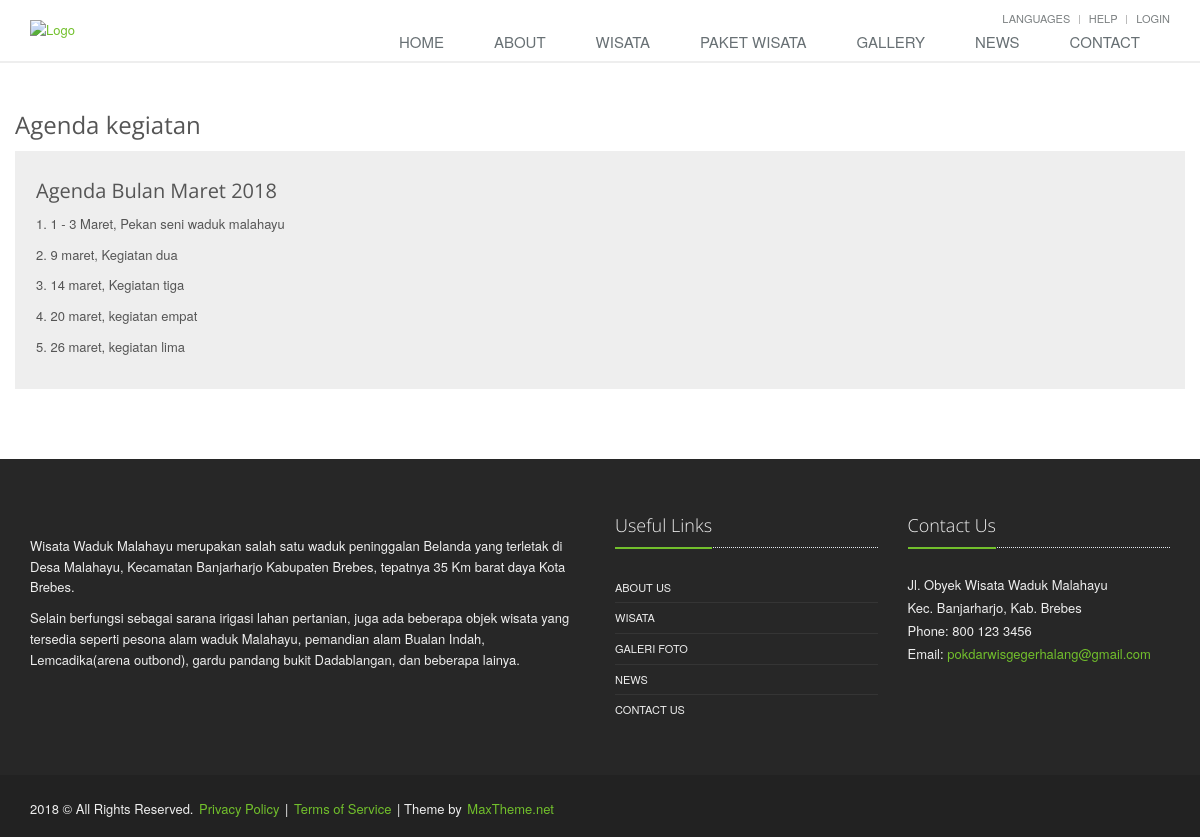
/agenda/, run on the app's committed database.
### news/models.py (models this page shows, shortened)
class Agenda(models.Model):
	name = models.CharField(max_length=150)
	slug = models.SlugField(max_length=200, unique=True)
	content = RedactorField(verbose_name=u'Text')
	available = models.BooleanField(default=False)
	created = models.DateTimeField(auto_now_add=True)
	updated = models.DateTimeField(auto_now=True)
	class Meta:
		ordering = ('-created', '-updated')

### news/views.py (the view)
# urls.py: url(r'^agenda/', AgendaList.as_view()),
class AgendaList(ListView):
	model = Agenda
	template_name = 'agenda.html'
	paginate_by = 5
	queryset = Agenda.objects.all()

### templates/agenda.html
{% extends 'base.html' %}
{% load static %}
{% block content %}
<div class="container content">
	<div class="row blog-page">
		<h2>Agenda kegiatan</h2>
		{% for list in object_list %}
		<div style="border: solid 1px #eee; padding: 20px; background: #eee; margin-bottom: 30px;">
			<h3>{{ list.name }}</h3>
			<p>{{ list.content|safe }}</p>
		</div>
		{% endfor %}
	</div>
</div>
{% include 'snippet/footer.html' %}
{% endblock %}

### static/css/style.css (style rules this page uses)
* { border-radius: 0; }
body { color: #333; font-size: 13px; line-height: 1.6; }

### static/css/app.css (style rules this page uses)
h2 { font-size: 24px; line-height: 33px; }
h3 { font-size: 20px; line-height: 27px; }
h1, h2, h3, h4, h5, h6 { color: #555; margin-top: 5px; text-shadow: none; font-weight: normal; font-family: "Open Sans", Arial, sans-serif; }
.content { padding-top: 40px; padding-bottom: 40px; }

### data on the page
Agenda: name "Agenda Bulan Maret 2018", content "1. 1 - 3 Maret, Pekan seni waduk malahayu 2. 9 maret, Kegiatan dua 3. 14 maret, Kegiatan tiga 4. 20 maret, kegiatan empat 5. 26 maret, kegiatan lima"
